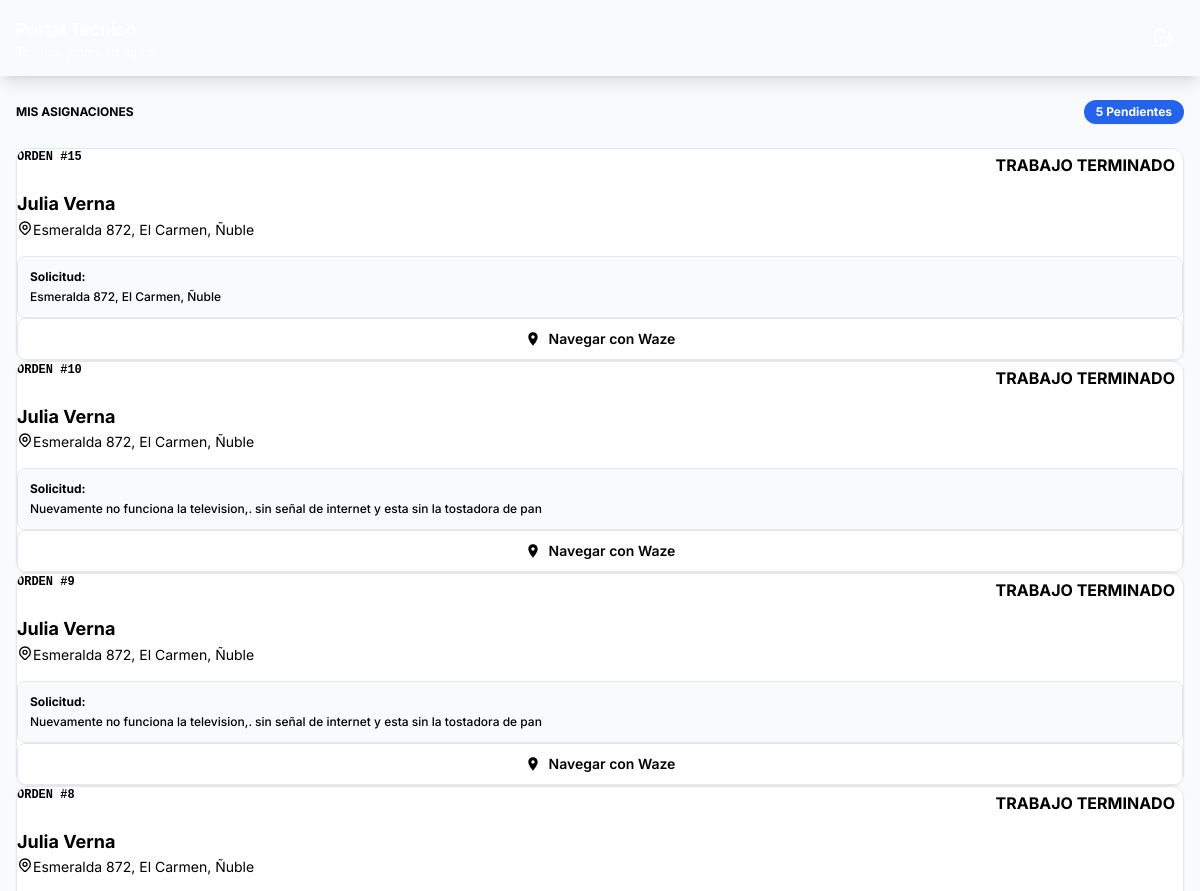
Page /portal-tecnico/ (signed in, upper part) on the earlier database version.
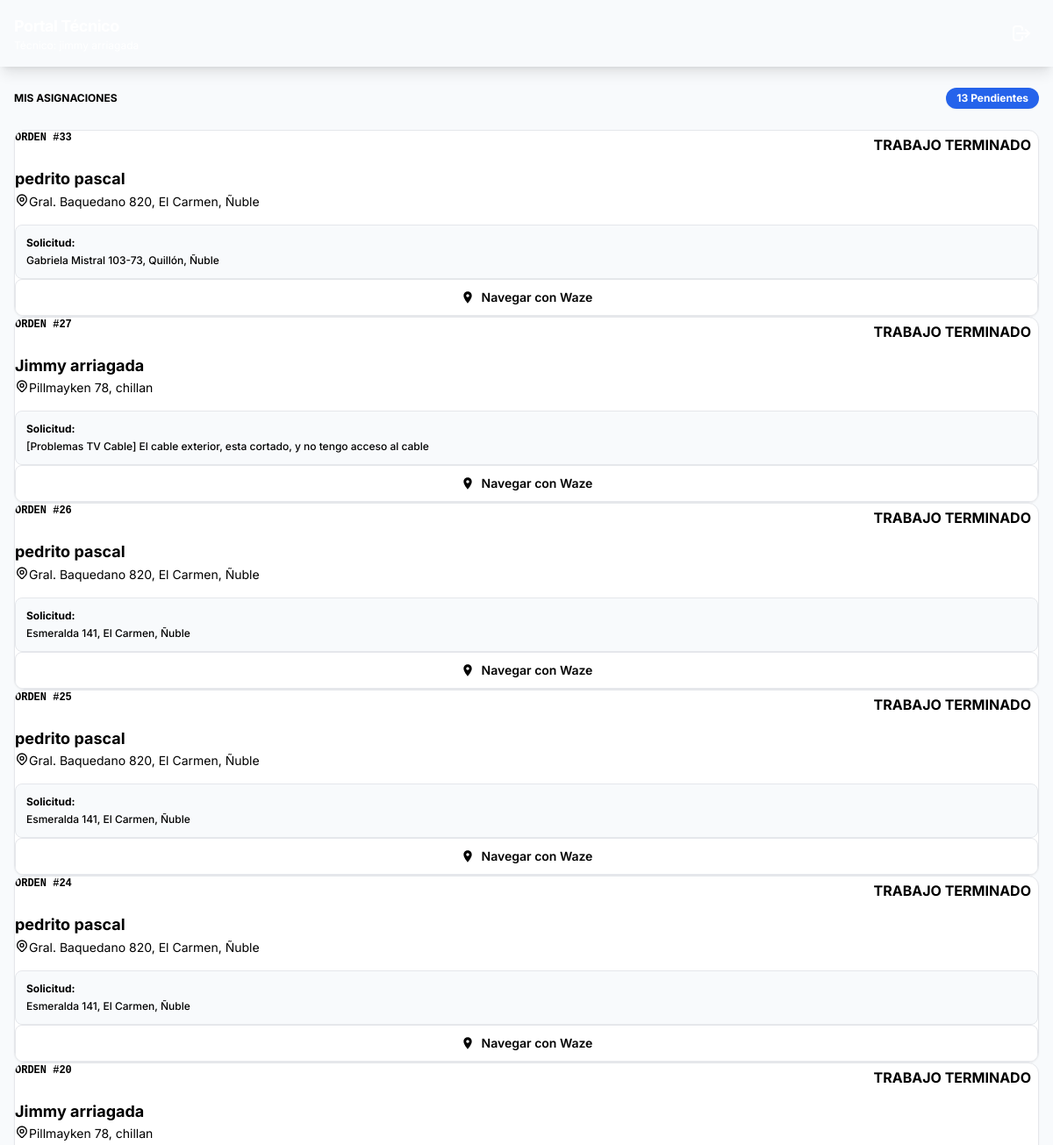
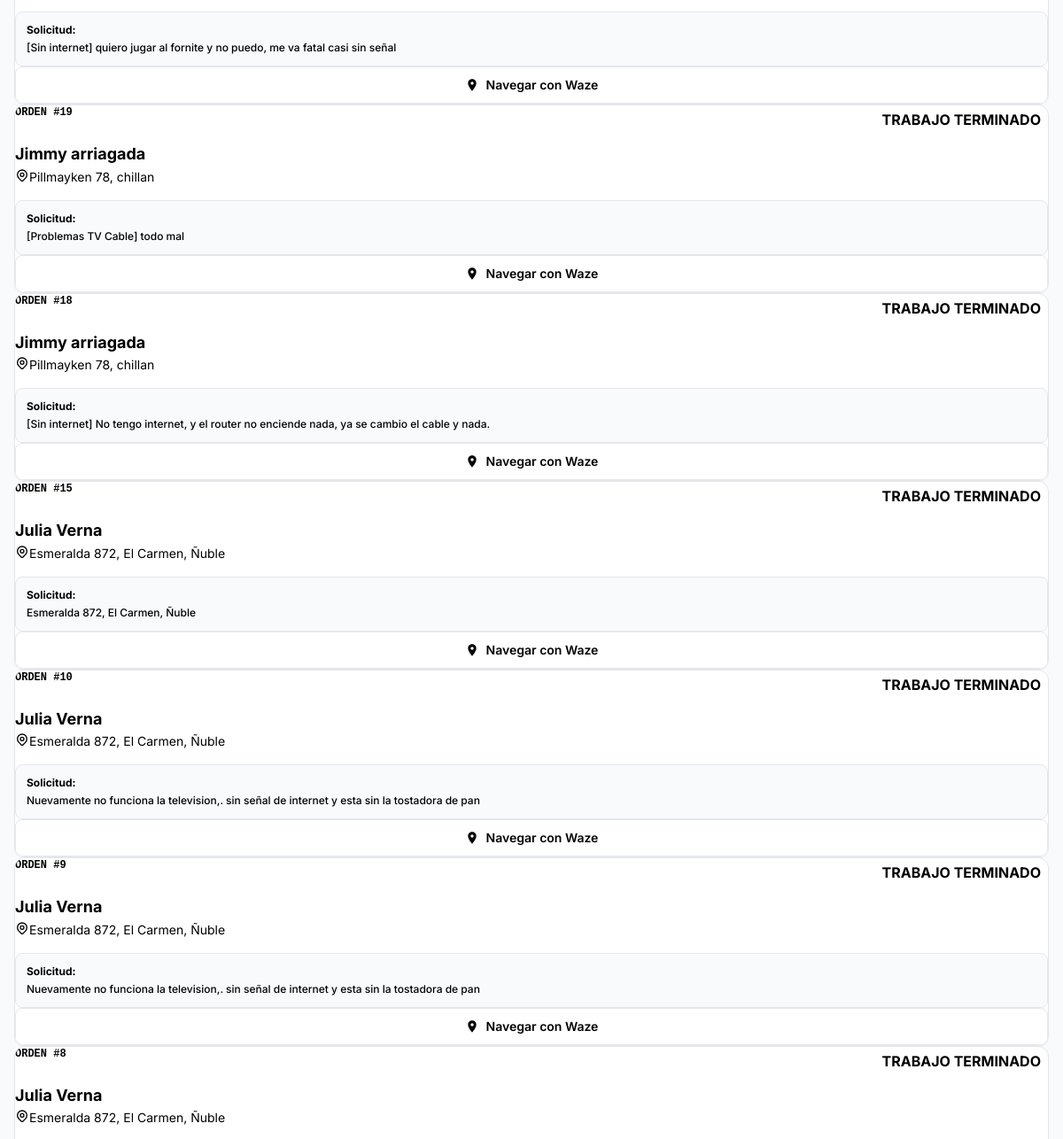
Same page on the later database version (2 pictures, top to bottom).
### ordenes/models.py (models this page shows, shortened)
class OrdenTrabajo(models.Model):
    PRIORIDAD_CHOICES = [
        ('ALTA', 'Alta'),
        ('MEDIA', 'Media'),
        ('BAJA', 'Baja'),
    ]
    ESTADO_CHOICES = [
        ('PENDIENTE', 'Pendiente de Asignación'),
        ('ASIGNADA', 'Asignada a Técnico'),
        ('EN_CAMINO', 'Técnico en Camino'),
        ('EN_PROCESO', 'En Proceso'),
        ('TERMINADO', 'Trabajo Terminado'),
        ('CERRADA', 'Cerrada por Administración'),
    ]
    cliente = models.ForeignKey(Cliente, on_delete=models.CASCADE, related_name='ordenes')
    tecnico = models.ForeignKey(Tecnico, on_delete=models.SET_NULL, null=True, blank=True, related_name='ordenes_asignadas', verbose_name="Técnico asignado")
    descripcion = models.TextField(verbose_name="Detalle de la falla o servicio")
    prioridad = models.CharField(max_length=10, choices=PRIORIDAD_CHOICES, default='MEDIA')
    estado = models.CharField(max_length=20, choices=ESTADO_CHOICES, default='PENDIENTE')
    ubicacion_servicio = models.CharField(max_length=100, help_text="Coordenadas lat,long del servicio", verbose_name="Ubicación del Servicio")
    fecha_creacion = models.DateTimeField(auto_now_add=True, verbose_name="Fecha de creación")
    fecha_actualizacion = models.DateTimeField(auto_now=True, verbose_name="Última actualización")
    evidencia_url = models.URLField(blank=True, null=True, verbose_name="Link a evidencia (foto/doc)")
    observaciones = models.TextField(blank=True, null=True, verbose_name="Observaciones finales")
    class Meta:
        verbose_name = "Orden de Trabajo"
        verbose_name_plural = "Órdenes de Trabajo"
        ordering = ['-fecha_creacion'] # Las más nuevas primero

class Cliente(models.Model):
    nombre = models.CharField(max_length=200, verbose_name="Nombre Cliente")
    direccion = models.CharField(max_length=255, verbose_name="Dirección física")
    telefono = models.CharField(max_length=20, verbose_name="Teléfono/WhatsApp")
    correo = models.EmailField(blank=True, null=True, verbose_name="Correo electrónico (opcional)")
    fecha_registro = models.DateTimeField(auto_now_add=True, verbose_name="Fecha de registro")
    chat_state = models.CharField(max_length=50, default='START', null=True, blank=True, verbose_name="Estado del Chat")
    temp_data = models.JSONField(default=dict, null=True, blank=True, verbose_name="Datos Temporales del Chat")

### UsuarioApp/views.py (the view)
# urls.py: path('portal-tecnico/', PortalTecnicoView.as_view(), name='portal_tecnico'),
class PortalTecnicoView(LoginRequiredMixin, View):
    template_name = "pages/portal_tecnico.html"
    def get(self, request, *args, **kwargs):
        try:
            tecnico_actual = Tecnico.objects.get(user=request.user)
        except Tecnico.DoesNotExist:
            return render(request, self.template_name, {'ordenes': [], 'error_tecnico': True})
        ordenes = OrdenTrabajo.objects.filter(
            tecnico=tecnico_actual
        ).exclude(
            estado='TERMINADA'
        ).select_related('cliente').order_by('-prioridad', '-id')
        context = {
            'ordenes': ordenes
        }
        return render(request, self.template_name, context)

### templates/pages/portal_tecnico.html (shortened to what this page needs)
{% extends 'components/Layout/base.html' %}
{% load static %}
{% block content %}
<div class="min-h-screen bg-slate-100 pb-20 font-sans">
    <div class="bg-slate-900 text-white p-4 shadow-lg sticky top-0 z-50 flex justify-between items-center">
        <div>
            <h1 class="font-bold text-lg tracking-tight">Portal Técnico</h1>
            <p class="text-xs text-slate-400">Técnico: {{ user.first_name }} {{ user.last_name }}</p>
        </div>
        <a href="{% url 'account_logout' %}" class="bg-slate-800 p-2 rounded-full text-slate-300 hover:text-white transition-colors">
            <svg class="w-6 h-6" fill="none" stroke="currentColor" viewBox="0 0 24 24"><path stroke-linecap="round" stroke-linejoin="round" stroke-width="2" d="M17 16l4-4m0 0l-4-4m4 4H7m6 4v1a3 3 0 01-3 3H6a3 3 0 01-3-3V7a3 3 0 013-3h4a3 3 0 013 3v1"></path></svg>
        </a>
    </div>
    <div class="p-4 max-w-lg mx-auto">
        <div class="flex justify-between items-center mb-6 mt-2">
            <h2 class="text-slate-500 font-bold uppercase text-xs tracking-wider">Mis Asignaciones</h2>
            <span class="text-xs font-bold bg-blue-600 text-white px-3 py-1 rounded-full shadow-sm">
                {{ ordenes|length }} Pendientes
            </span>
        </div>
        <div class="space-y-5">
            {% for orden in ordenes %}
            <div class="bg-white rounded-xl shadow-sm border border-slate-200 overflow-hidden relative" id="card-orden-{{ orden.id }}">
                <div class="pl-5 p-5">
                    <div class="flex justify-between items-start mb-3">
                        <span class="font-mono text-xs text-slate-400 font-bold">ORDEN #{{ orden.id }}</span>
                        <span class="px-2 py-1 rounded text-[10px] font-bold uppercase tracking-wide
                            ">
                            {{ orden.get_estado_display|default:orden.estado }}
                        </span>
                    </div>
                    <h3 class="text-lg font-bold text-slate-900 mb-1 leading-tight">
                        {{ orden.cliente.nombre }}
                    </h3>
                    <p class="text-sm text-slate-500 mb-4 flex items-start gap-1.5">
                        <span>{{ orden.direccion|default:orden.cliente.direccion }}</span>
                    </p>
                    <div class="bg-slate-50 p-3 rounded-lg border border-slate-100 mb-5">
                        <p class="text-xs text-slate-700 font-medium leading-relaxed">
                            <span class="font-bold text-slate-900 block mb-1">Solicitud:</span>
                            {{ orden.descripcion }}
                        </p>
                    </div>
                    <div class="grid gap-3">
                        <a href="https://waze.com/ul?q={{ orden.direccion }}" target="_blank" class="flex justify-center items-center gap-2 w-full py-2.5 bg-white border border-slate-200 text-slate-600 font-semibold rounded-lg hover:bg-slate-50 transition-colors text-sm shadow-sm">
                            <svg class="w-4 h-4 text-blue-400" fill="currentColor" viewBox="0 0 24 24"><path d="M12 2C8.13 2 5 5.13 5 9c0 5.25 7 13 7 13s7-7.75 7-13c0-3.87-3.13-7-7-7zm0 9.5c-1.38 0-2.5-1.12-2.5-2.5s1.12-2.5 2.5-2.5 2.5 1.12 2.5 2.5-1.12 2.5-2.5 2.5z"/></svg>
                            Navegar con Waze
                        </a>
                    </div>
                </div>
            </div>
            {% endfor %}
        </div>
    </div>
</div>
{% endblock content %}

### templates/components/Layout/base.html (shortened to what this page needs)
{% load static %}
{% load static tailwind_tags %}
<!DOCTYPE html>
<html lang="es" class="scroll-smooth">
  <head>
    {% tailwind_css %}
    <link rel="stylesheet" href="{% static 'css/styles.css' %}">
    <link rel="stylesheet" href="{% static 'css/mensajes.css' %}">
  </head>
  <body class="bg-slate-50 min-h-dvh text-slate-900 antialiased selection:bg-blue-100 selection:text-blue-700">
    {% block content %}{% endblock content %}
  </body>
</html>

### templates/components/Layout/base.html (style rules this page uses)
body { font-family: 'Inter', sans-serif; }

Differences in the rows shown:
added OrdenTrabajo: id "33", estado "TRABAJO TERMINADO", cliente.nombre "pedrito pascal", direccion "Gral. Baquedano 820, El Carmen, Ñuble", descripcion "Gabriela Mistral 103-73, Quillón, Ñuble"
added OrdenTrabajo: id "27", estado "TRABAJO TERMINADO", cliente.nombre "Jimmy arriagada", direccion "Pillmayken 78, chillan", descripcion "[Problemas TV Cable] El cable exterior, esta cortado, y no tengo acceso al cable"
added OrdenTrabajo: id "26", estado "TRABAJO TERMINADO", cliente.nombre "pedrito pascal", direccion "Gral. Baquedano 820, El Carmen, Ñuble", descripcion "Esmeralda 141, El Carmen, Ñuble"
added OrdenTrabajo: id "25", estado "TRABAJO TERMINADO", cliente.nombre "pedrito pascal", direccion "Gral. Baquedano 820, El Carmen, Ñuble", descripcion "Esmeralda 141, El Carmen, Ñuble"
added OrdenTrabajo: id "24", estado "TRABAJO TERMINADO", cliente.nombre "pedrito pascal", direccion "Gral. Baquedano 820, El Carmen, Ñuble", descripcion "Esmeralda 141, El Carmen, Ñuble"
added OrdenTrabajo: id "20", estado "TRABAJO TERMINADO", cliente.nombre "Jimmy arriagada", direccion "Pillmayken 78, chillan", descripcion "[Sin internet] quiero jugar al fornite y no puedo, me va fatal casi sin señal"
added OrdenTrabajo: id "19", estado "TRABAJO TERMINADO", cliente.nombre "Jimmy arriagada", direccion "Pillmayken 78, chillan", descripcion "[Problemas TV Cable] todo mal"
added OrdenTrabajo: id "18", estado "TRABAJO TERMINADO", cliente.nombre "Jimmy arriagada", direccion "Pillmayken 78, chillan", descripcion "[Sin internet] No tengo internet, y el router no enciende nada, ya se cambio el cable y nada."
Other differences:
{{ ordenes|length }}: "5" → "13"
